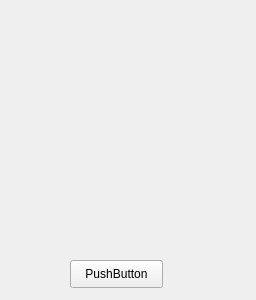
<?xml version="1.0" encoding="UTF-8"?>
<ui version="4.0">
 <class>Form</class>
 <widget class="QWidget" name="Form">
  <property name="geometry">
   <rect>
    <x>0</x>
    <y>0</y>
    <width>256</width>
    <height>300</height>
   </rect>
  </property>
  <property name="windowTitle">
   <string>Form</string>
  </property>
  <widget class="QPushButton" name="pushButton">
   <property name="geometry">
    <rect>
     <x>70</x>
     <y>260</y>
     <width>93</width>
     <height>28</height>
    </rect>
   </property>
   <property name="text">
    <string>PushButton</string>
   </property>
  </widget>
 </widget>
 <resources/>
 <connections/>
</ui>
